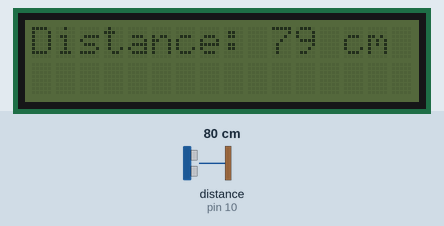
Simulated run of this sketch. Board: Arduino Uno, built with avr-gcc and run on an emulated ATmega328P. On the bench: 16×2 character LCD. Wiring (inferred from the names in the program): ultrasonic range finder: trigger pin 9; echo pin 10. Inputs (shaded band) come from the test bench; at power-on: distance to the obstacle (sensor on pin 10) 80 cm. The echo pulse lasts 58.3 µs per cm.

Above: at 1.2 s.
1.3 s: distance to the obstacle (sensor on pin 10) set to 2 cm
At 3.0 s:
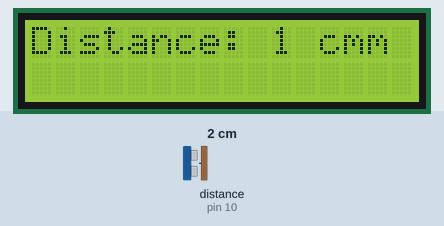
5.4 s: distance to the obstacle (sensor on pin 10) set to 4 cm
At 6.5 s:
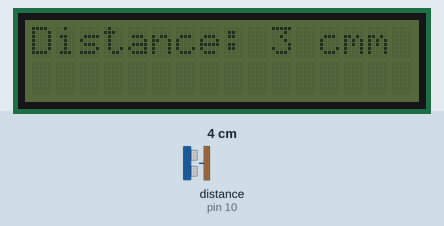
8.1 s: distance to the obstacle (sensor on pin 10) set to 9 cm
At 9.1 s:
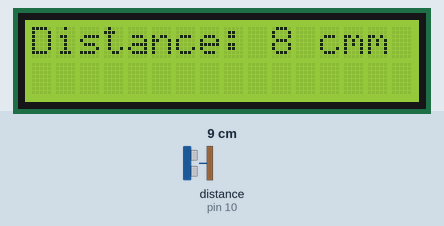
Timing chart, 0 to 11.1 s (numbered marks = the images above; inputs shaded):
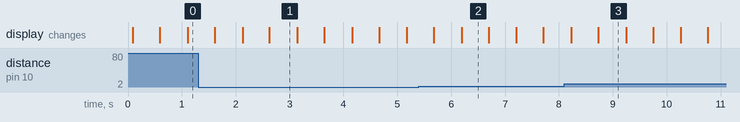

Measured:
- after the input at 1.3 s, the display: first differs from a run without the input after 0.83 s (image 1 shows a later state)
- after the input at 5.4 s, the display: first differs from a run without the input after 0.79 s (image 2)
- after the input at 8.1 s, the display: first changes after 0.13 s (image 3 shows a later state)
- what the display in image 1 shows lasts 0.5 s, from 2.6 s to 3.1 s

The sketch:

Print_Ultrasonic_Sensor_data_on_LCD_I2C.ino
```cpp
#include <Adafruit_LiquidCrystal.h>
Adafruit_LiquidCrystal lcd_1(0);

int trigPin = 9;
int echoPin = 10;
void setup()
{
    lcd_1.begin(16, 2);
    pinMode(trigPin, OUTPUT);
    pinMode(echoPin, INPUT);
    lcd_1.setBacklight(1);
}

void loop()
{
    digitalWrite(trigPin, LOW);
    delayMicroseconds(2);
    digitalWrite(trigPin, HIGH);
    delayMicroseconds(10);
    digitalWrite(trigPin, LOW);
    long duration = pulseIn(echoPin, HIGH);
    long distance = (duration * 0.0343) / 2;
    lcd_1.setCursor(0, 0);
    lcd_1.print("Distance: ");
    lcd_1.print(distance);
    lcd_1.print(" cm");
    lcd_1.setCursor(0, 1);

    lcd_1.setBacklight(0);
    delay(500);
    lcd_1.setBacklight(1);
    delay(500);
}
```
